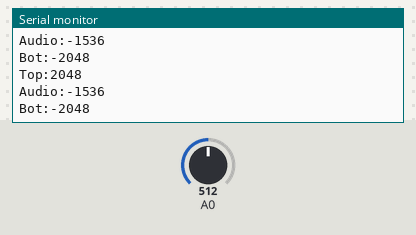
Simulated run of this sketch. Board: Arduino Uno, built with avr-gcc and run on an emulated ATmega328P. Parts: the last lines printed to the serial monitor. The inputs (shaded band) are chosen by the test bench; at power-on: A0 = 512.

Above: at 1.2 s.
1.3 s: A0 set to 716
At 2.4 s:
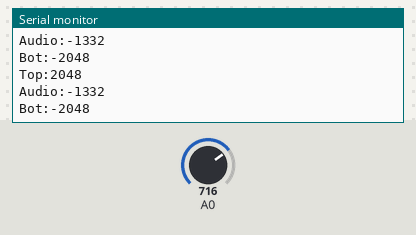
2.8 s: A0 set to 900
At 3.6 s:
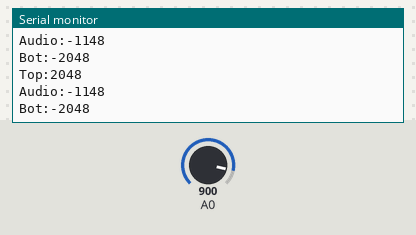
Timing chart, 0 to 5.8 s (numbered marks = the images above; inputs shaded):
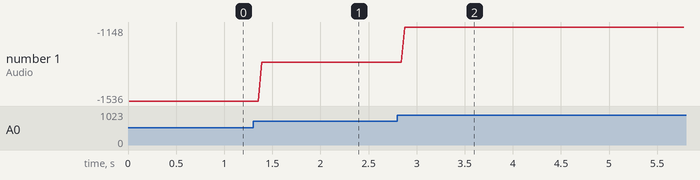

Measured:
- after the input at 1.3 s, the serial monitor: prints a new line after 0.09 s (image 1)
- after the input at 2.8 s, the serial monitor: prints a new line after 0.07 s (image 2)
- plotted number 1: -1536 → -1332 after the input at 1.3 s, -1332 → -1148 after the input at 2.8 s

The sketch:

MIC_TEST.ino
```cpp
unsigned long millisLast = 0;
unsigned long millisCurrent = 0;
unsigned long millisElapsed = 0;

int sampleBuffer = 0;

const int SAMPLE_TIME = 10;
void setup() {
  Serial.begin(9600);
}

void loop() {
  // millisCurrent = millis();
  // millisElapsed = millisCurrent - millisLast;

  // if (analogRead(14) == LOW){
  //   sampleBuffer++;
  // }

  // if (millisElapsed > SAMPLE_TIME){
  //   Serial.println(sampleBuffer);
  //   sampleBuffer = 0;
  //   millisLast = millisCurrent;
  // }
  Serial.print("Top:");
  Serial.println(2048);
  Serial.print("Audio:");
  Serial.println(analogRead(14)-2048);
  Serial.print("Bot:");
  Serial.println(-2048);
}
```
